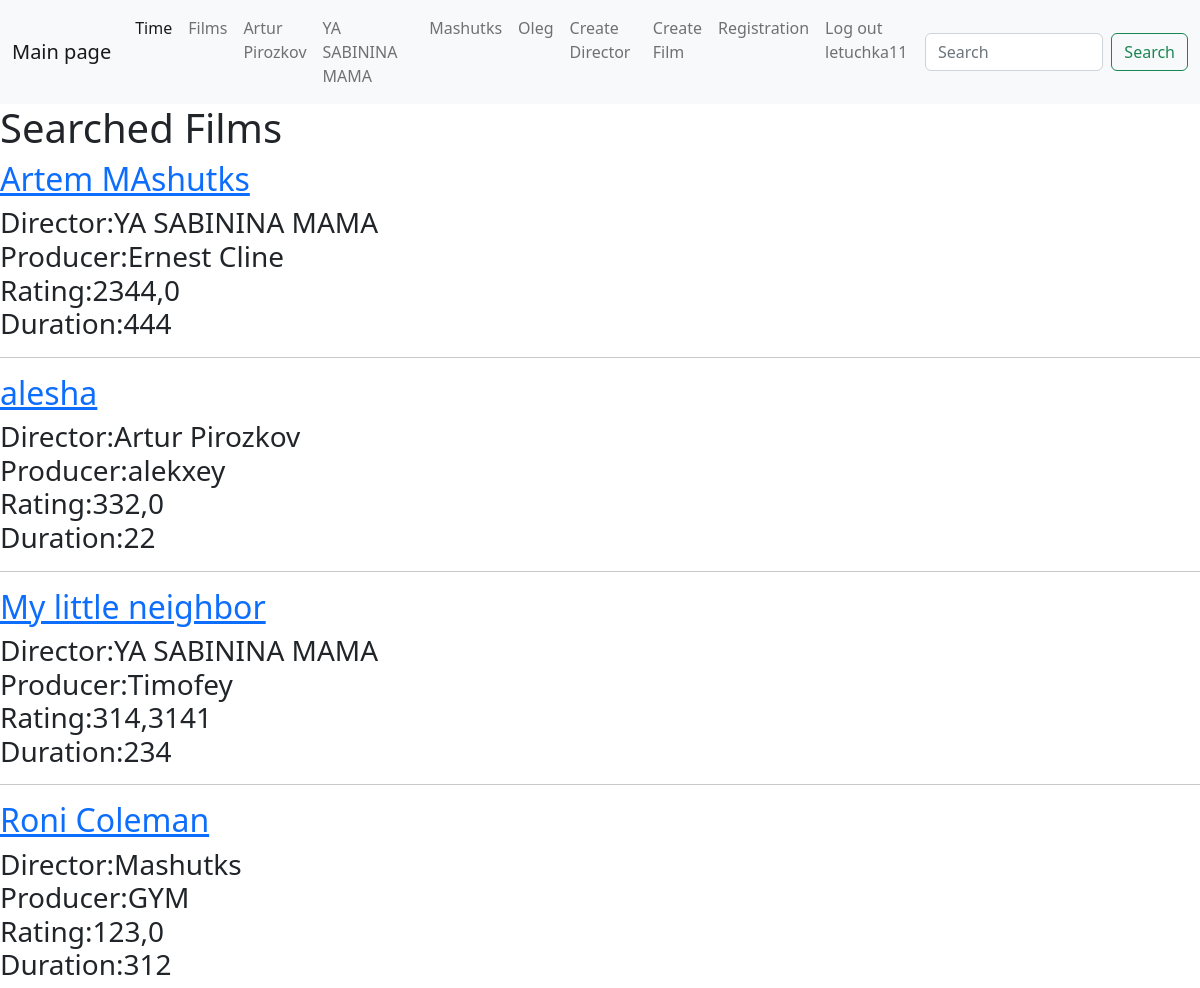
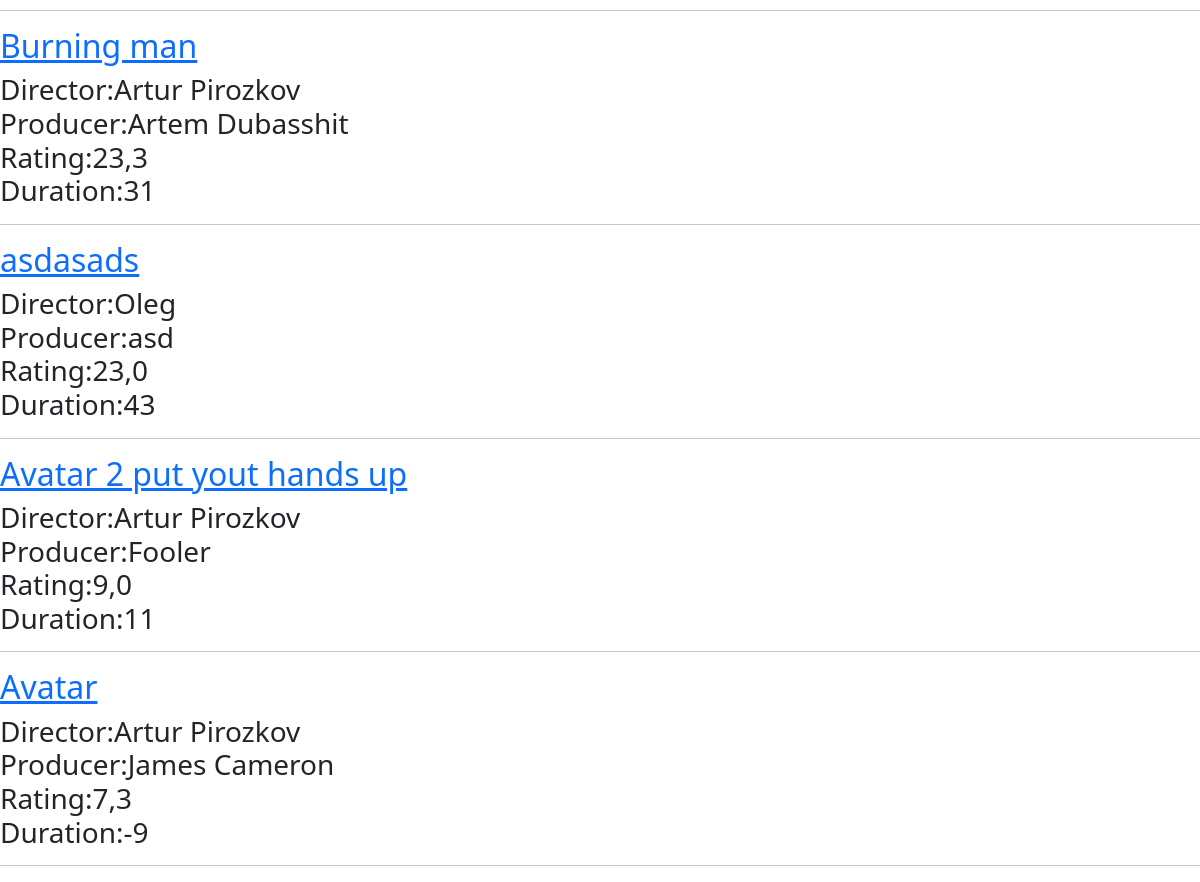
The app's page /search/ (signed in) with its own data (2 pictures, top to bottom).
### main/models.py (models this page shows, shortened)
class Director(models.Model):
    class Meta:
        verbose_name = 'Режиссерa'
        verbose_name_plural = 'Режиссеры'
    name = models.CharField(max_length=70, verbose_name='Режиссер')
    def __str__(self):        return self.name

class Films(models.Model):
    class Meta:
        verbose_name = 'Фильм'
        verbose_name_plural = 'Фильмы'
        ordering = ['-rating', 'title']
    director = models.ForeignKey(Director, on_delete=models.PROTECT,
                                 related_name="director" , null=True,
                                 verbose_name='Режиссёр')
    title = models.CharField(max_length=250 ,
                             verbose_name='Название')
    producer = models.CharField(max_length=250,
                                verbose_name='Продюссер')
    rating = models.FloatField(verbose_name='Рейтинг')
    duration = models.IntegerField(verbose_name='Длительность')
    created = models.DateTimeField(auto_now_add=True, null=True,
                                   verbose_name='Дата создания')
    updated = models.DateTimeField(auto_now=True, null=True,
                                   verbose_name='Дата обновления')

### main/views.py (the view)
# urls.py: path('search/' , views.search_view),
def search_view(request):
    search_word = request.GET.get('search_word', '')
    context = {
        'films' : Films.objects.filter(title__icontains=search_word),
        'search_word' : search_word,
        'directors': Director.objects.all()
    }
    return render(request , 'search.html' , context=context)

### templates/search.html
{% extends 'lay_out.html' %}
{% load static %}
{% block content %}
<h1>Searched Films</h1>
{% for film in films  %}
    <h2>
        <a href="/films/{{film.id}}/">{{ film.title }}</a></h2>
    <h3>Director:{{ film.director }}<br>
        Producer:{{ film.producer }}<br>
    Rating:{{ film.rating}}<br>
    Duration:{{ film.duration }}</h3>
    <hr>
{% endfor %}
{% endblock %}

### templates/lay_out.html (shortened to what this page needs)
<!DOCTYPE html>
<html lang="en">
<head>
    <link href="https://cdn.jsdelivr.net/npm/bootstrap@5.2.2/dist/css/bootstrap.min.css" rel="stylesheet">
</head>
<body>
<nav class="navbar navbar-expand-lg bg-light">
  <div class="container-fluid">
    <a class="navbar-brand" href="/main/">Main page</a>
    <div class="collapse navbar-collapse" id="navbarSupportedContent">
      <ul class="navbar-nav me-auto mb-2 mb-lg-0">
        <li class="nav-item">
          <a class="nav-link active" aria-current="page" href="/date_now/">Time</a>
        </li>
        <li class="nav-item">
          <a class="nav-link" href="/films/">Films</a>
        </li>
           {% for dir in directors %}
                    <li class="nav-item">
                        <a class="nav-link" href="/director/{{dir.id}}/films">
                            {{ dir.name }}</a>
                    </li>
          {% endfor %}
      <li class="nav-item">
            <a class="nav-link" href="/director/create/">Create Director</a>
        </li>
        <li class="nav-item">
            <a class="nav-link" href="/films/create/">Create Film</a>
        </li>
        <li class="nav-item">
            <a class="nav-link" href="/register/">Registration</a>
        </li>
        {% if user.is_anonymous%}
            <li class="nav-item">
            <a class="nav-link" href="/login/">Log in</a>
        </li>
            {% else %}
            <a class="nav-link" href="/logout/">Log out {{ user.username }}</a>
        {% endif %}
      </ul>
      <form class="d-flex" role="search" method="get" action="/search/">
        <input class="form-control me-2" type="search" placeholder="Search"
               name="search_word"
               aria-label="Search" value="{{ search_word }}">
        <button class="btn btn-outline-success" type="submit">Search</button>
      </form>
    </div>
  </div>
</nav>
{% block content %}
{% endblock %}
</body>
</html>

### records on screen
Director: name "Artur Pirozkov"
Director: name "YA SABININA MAMA"
Director: name "Mashutks"
Director: name "Oleg"
Films: title "Artem MAshutks", director "YA SABININA MAMA", producer "Ernest Cline", rating "2344,0", duration "444"
Films: title "alesha", director "Artur Pirozkov", producer "alekxey", rating "332,0", duration "22"
Films: title "My little neighbor", director "YA SABININA MAMA", producer "Timofey", rating "314,3141", duration "234"
Films: title "Roni Coleman", director "Mashutks", producer "GYM", rating "123,0", duration "312"
Films: title "Burning man", director "Artur Pirozkov", producer "Artem Dubasshit", rating "23,3", duration "31"
Films: title "asdasads", director "Oleg", producer "asd", rating "23,0", duration "43"
Films: title "Avatar 2 put yout hands up", director "Artur Pirozkov", producer "Fooler", rating "9,0", duration "11"
Films: title "Avatar", director "Artur Pirozkov", producer "James Cameron", rating "7,3", duration "-9"

### other values on screen
{{ user.username }} "letuchka11"
